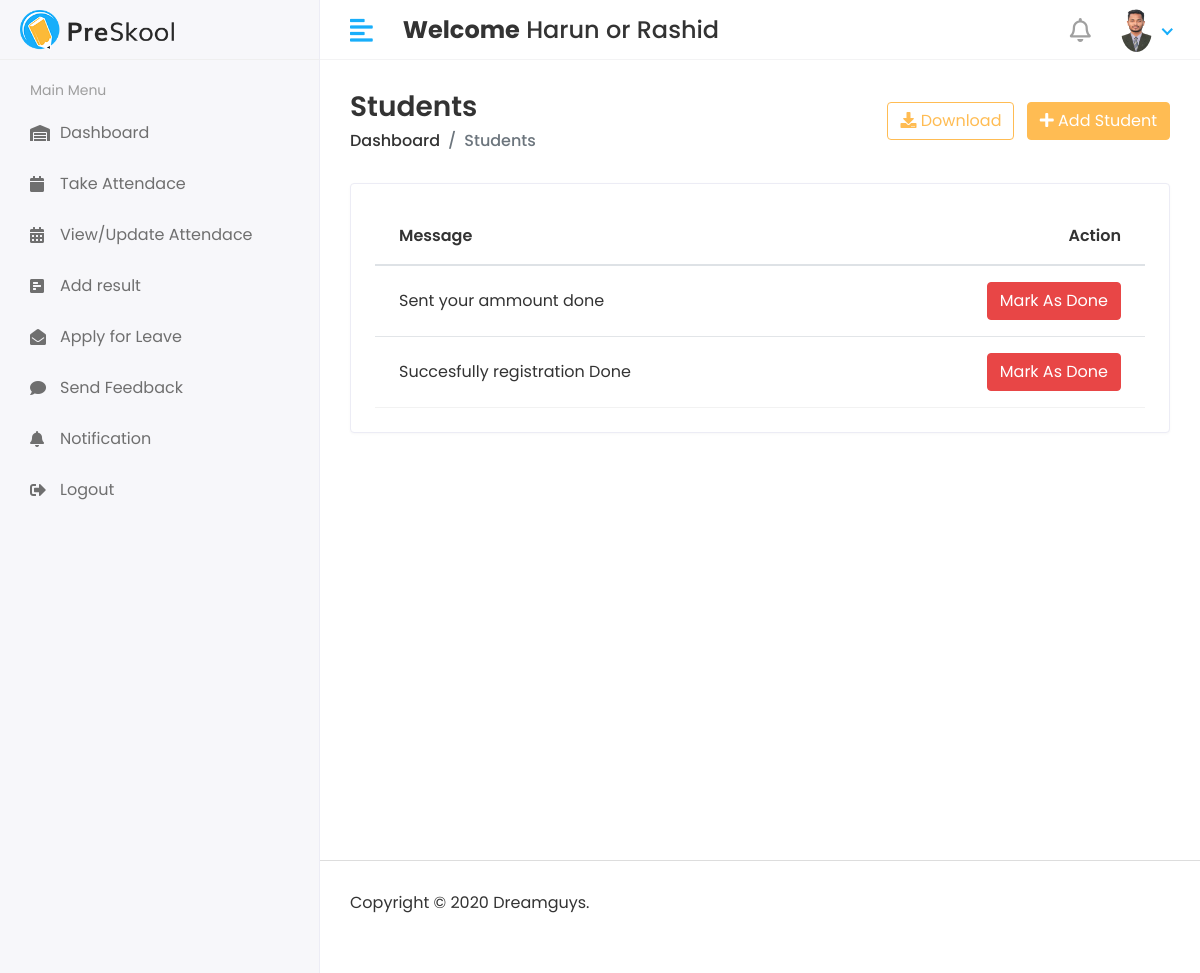
The app's page /st/notifications/bd/ (signed in), older data.
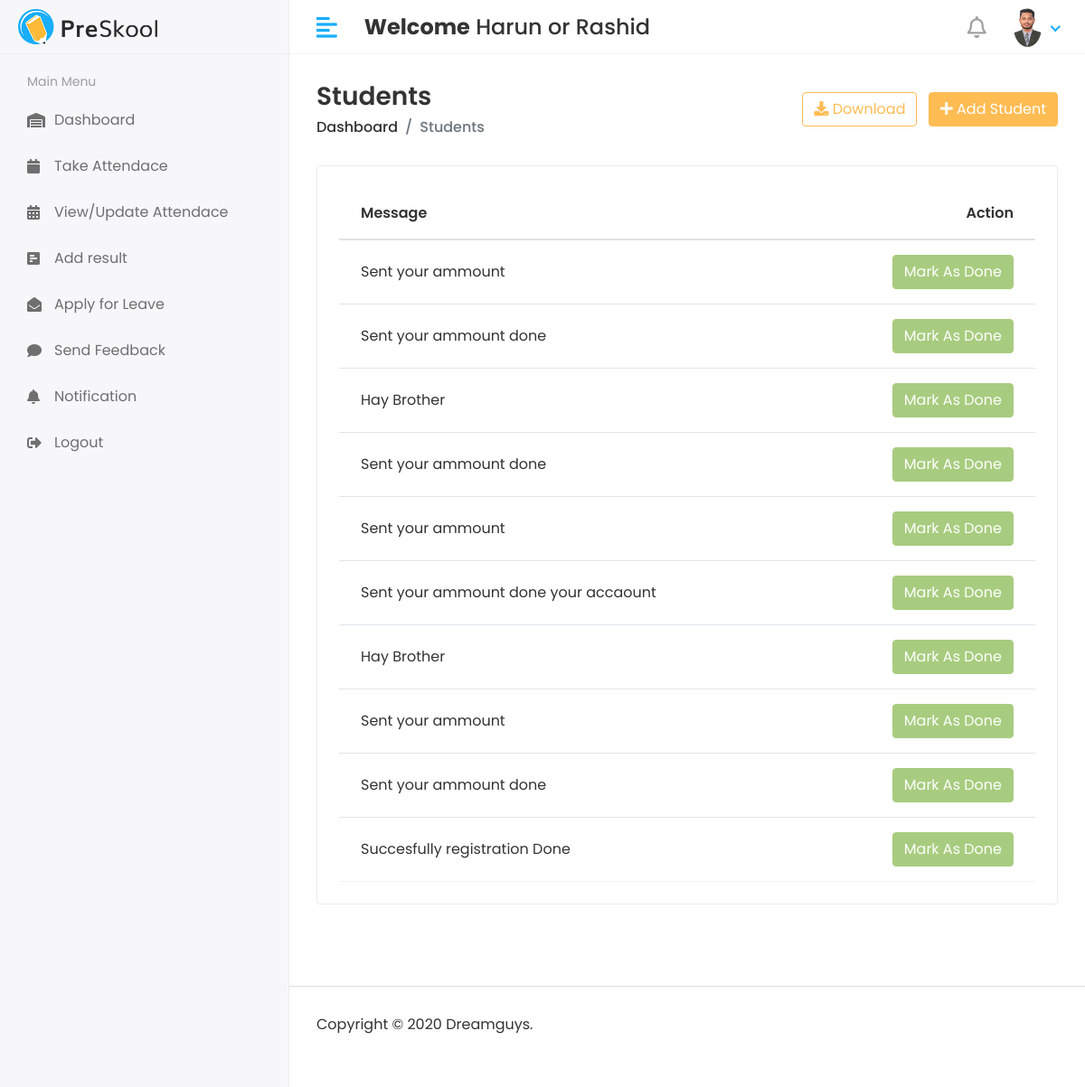
The same page, newer data.
### App/models.py (models this page shows, shortened)
class CustomUser(AbstractUser):
    USER=(
        (1, 'HOD'),
        (2, 'STAFF'),
        (3, 'STUDENT'),
    )
    user_type=models.CharField(choices=USER, max_length=50,default=1,blank=True,null=True)
    profile_pic=models.ImageField( upload_to='profile pic',blank=True,null=True)

class StudentNotifications(models.Model):
    student=models.ForeignKey(Student, on_delete=models.CASCADE)
    message=models.TextField()
    status=models.IntegerField(default=0,null=True)
    create_at=models.DateTimeField( auto_now_add=True)

### App/student_views.py (the view)
# urls.py: path('st/notifications/bd/',student_views.studentnotificationview,name='notificationsStudent_check'),
def studentnotificationview(request):
    student=Student.objects.filter(admin=request.user.id)
    for x in student:
        student_id=x.id
        notification=StudentNotifications.objects.filter(student=student_id).order_by('-id')
    return render(request,'student/notification.html',locals())

### App/context_processors.py (called while the page is built)
def StafViewNotification(request):
    c = 0
    if request.user.is_authenticated:
        staf = Staf.objects.filter(admin=request.user.id)
        for i in staf:
            staf_id = i.id
            notifications = stafNotificatuion.objects.filter(staf_id=staf_id, status=0)
            c += notifications.count()  #
    return {'c': c}

### templates/student/notification.html (shortened to what this page needs)
{% extends "base.html" %}
{% block content %}
<div class="page-wrapper">
    <div class="content container-fluid">
        <div class="page-header">
            <div class="row align-items-center">
                <div class="col">
                    <h3 class="page-title">Students</h3>
                    <ul class="breadcrumb">
                        <li class="breadcrumb-item"><a href="index.html">Dashboard</a></li>
                        <li class="breadcrumb-item active">Students</li>
                    </ul>
                </div>
                <div class="col-auto text-right float-right ml-auto">
                    <a href="javascript:void(0);" id="download-png" class="btn btn-outline-primary mr-2">
                        <i class="fas fa-download"></i> Download
                    </a>
                    <a href="{% url 'addstudent' %}" class="btn btn-primary"><i class="fas fa-plus"></i> Add Student</a>
                </div>
            </div>
        </div>
        <div class="row">
            <div class="col-sm-12">
                <div class="card card-table">
                    <div class="card-body">
                        <div class="table-responsive">
                            <table id="table_id" class="table table-hover table-center mb-0">
                                <thead>
                                    <tr>
                                        <th>Message</th>
                                        <th class="text-right">Action</th>
                                    </tr>
                                </thead>
                                <tbody>
                                    {% for n in notification %}
                                    <tr>
                                    <td>
                                    {{ n.message }}
                                    </td>
                                    <td class="text-right">
                                            <div class='actions'>
                                                {% if n.status == 0 %}
                                                <a href="{% url "student_notificationmark_done" student_status=n.id %}" class="btn btn-danger">Mark As Done</a>
                                                {% else %}
                                                <button type="button" class="btn btn-success" disabled="disabled">Mark As Done</button>
                                                {% endif %}
                                            </div>
                                     </td>
                                </tr>
                                    {% endfor %}
                                </tbody>
                            </table>
                        </div>
                    </div>
                </div>
            </div>
        </div>
    </div>
</div>
{% endblock content %}

### templates/base.html (shortened to what this page needs)
<!DOCTYPE html>
<html lang="en">
    {% load static %}
   <head>
      <link rel="stylesheet" href="{% static "assets/plugins/bootstrap/css/bootstrap.min.css" %}">
      <link rel="stylesheet" href="{% static "assets/plugins/fontawesome/css/fontawesome.min.css" %}">
      <link rel="stylesheet" href="{% static "assets/plugins/fontawesome/css/all.min.css" %}">
      <link rel="stylesheet" href="{% static "assets/css/style.css" %}">
      <link rel="stylesheet" href="{% static 'assets/plugins/datatables/datatables.min.css' %}">
   </head>
   <body>
      <div class="main-wrapper">
         <div class="header">
            <div class="header-left">
               <a href="index.html" class="logo">
               <img src="{% static "assets/img/logo.png" %}" alt="Logo">
               </a>
            </div>
            <a href="javascript:void(0);" id="toggle_btn">
            <i class="fas fa-align-left"></i>
            </a>
            <div class="top-nav-search mt-3">
               <h4><strong>Welcome</strong> <span>{{request.user.first_name}} {{request.user.last_name}} </span></h4>
            </div>
            <ul class="nav user-menu">
               <li class="nav-item dropdown noti-dropdown">
                  {% if user.user_type == '1' %}
                  <a href="#" class="dropdown-toggle nav-link" data-toggle="dropdown">
                     <i class="far fa-bell"></i> <span class="badge badge-pill">10</span>
                 </a>
                 {% else %}
                 {% if stncount > 0 %}
                 <a href="{% url "notificationsStudent_check" %}" class="dropdown-toggle nav-link" >
                  <i class="far fa-bell"></i> <span class="badge badge-pill">{{stncount}}</span>
                 </a>
                 {% else %}
                 <a href="{% url "notificationsStudent_check" %}" class="dropdown-toggle nav-link" data-toggle="dropdown">
                  <i class="far fa-bell"></i>
                 </a>
                 {% endif %}
               {% endif %}
               </li>
               <li class="nav-item dropdown has-arrow">
                  <a href="#" class="dropdown-toggle nav-link" data-toggle="dropdown">
                     {% if user.profile_pic == '' %}
                     <span class="user-img"><img class="rounded-circle" src="{% static "assets/img/no-photo-icon-22.png" %}" width="31" alt="Ryan Taylor"></span>
                     {% else %}
                     <span class="user-img"><img class="rounded-circle" src="{{request.user.profile_pic.url}}" width="31" alt="Ryan Taylor"></span>
                     </a>
                     {% endif %}
               </li>
            </ul>
         </div>
         <div class="sidebar" id="sidebar">
            <div class="sidebar-inner slimscroll">
               <div id="sidebar-menu" class="sidebar-menu">
                  {% if user.user_type == '1' %}
                  <ul>
                     <li class="menu-title">
                        <span>Main Menu</span>
                     </li>
                     <li>
                        <a href="{% url "hode/home" %}"><i class="fas fa-warehouse"></i> <span>Dashboard</span></a>
                     </li>
                     <li class="submenu">
                        <a href="#"><i class="fas fa-user-graduate"></i> <span> Students</span> <span class="menu-arrow"></span></a>
                        <ul>
                           {% comment %} <li><a href="students.html">Student List</a></li> {% endcomment %}
                           <li><a href="{% url "addstudent" %}"> Add Student</a></li>
                           <li><a href="{% url "viewStudent" %}"> View Student</a></li>
                           {% comment %} <li><a href="edit-student.html"> Edit Student</a></li> {% endcomment %}
                        </ul>
                     </li>
                     <li class="submenu">
                        <a href="#"><i class="fas fa-chalkboard-teacher"></i> <span> Staff</span> <span class="menu-arrow"></span></a>
                        <ul>
                           {% comment %} <li><a href="teachers.html">Teacher List</a></li> {% endcomment %}
                           <li><a href="{% url "stafView" %}">Staff View</a></li>
                           <li><a href="{% url "stafadd" %}">Staff Add</a></li>
                           {% comment %} <li><a href="edit-teacher.html">Staff Edit</a></li> {% endcomment %}
                        </ul>
                     </li>
                     <li class="submenu">
                        <a href="#"><i class="fas fa-building"></i> <span> Course</span> <span class="menu-arrow"></span></a>
                        <ul>
                           <li><a href="{% url "course_view" %}">Course View</a></li>
                           <li><a href="{% url "add_course" %}">Course Add</a></li>
                           {% comment %} <li><a href="edit-department.html">Course Edit</a></li> {% endcomment %}
                        </ul>
                     </li>
                     <li class="submenu">
                        <a href="#"><i class="fa fa-book" aria-hidden="true"></i> <span> Subject</span> <span class="menu-arrow"></span></a>
                        <ul>
                           <li><a href="{% url "subject_view" %}">Subject View</a></li>
                           <li><a href="{% url "subjectAdd" %}">Subjects  Add</a></li>
                        </ul>
                     </li>
                     <li class="submenu">
                        <a href="#"><i class="far fa-clock"></i> <span> Session</span> <span class="menu-arrow"></span></a>
                        <ul>
                           <li><a href="subjects.html">Session View</a></li>
                           <li><a href="add-subject.html">Session Add</a></li>
                           <li><a href="edit-subject.html">Session Edit</a></li>
                        </ul>
                     </li>
                     <li>
                        <li>
                           <a href="{% url "studentnotifications" %}"><i class="fa fa-bell"></i> <span>Student Notification Send</span></a>
                        </li>
                        <li>
                           <a href="{% url "stafNotification" %}"><i class="fa fa-bell"></i> <span>Staff Notification Send</span></a>
                        </li>
                     <li>
                        <a href="holiday.html"><i class="fa fa-calendar"></i> <span>View Attendace</span></a>
                     </li>
                     <li>
                        <a href="holiday.html"><i class="fas fa-comments"></i> <span>Staff Feedback</span></a>
                     </li>
                     <li>
                        <a href="holiday.html"><i class="fas fa-comments"></i> <span>Student Feedback</span></a>
                     </li>
                     <li>
                        <a href="{% url "stafleave_hod" %}"><i class="fas fa-envelope"></i> <span>Staf Leave</span></a>
                     </li>
                     <li>
                        <a href="holiday.html"><i class="fas fa-envelope"></i> <span>Student Leave</span></a>
                     </li>
                     <li>
                        <a href="{% url "logout" %}"><i class="fas fa-sign-out-alt"></i> <span>Logout</span></a>
                     </li>
                        </ul>
                     </li>
                  </ul>
                  {% else %}
                  <ul>
                     <li class="menu-title">
                        <span>Main Menu</span>
                     </li>
                     <li>
                        <a href="{% url "hode/home" %}"><i class="fas fa-warehouse"></i> <span>Dashboard</span></a>
                     </li>
                     <li>
                        <a href="holiday.html"><i class="fa fa-calendar"></i> <span>Take Attendace</span></a>
                     </li>
                     <li>
                        <a href="holiday.html"><i class="fa fa-calendar-alt"></i> <span>View/Update Attendace</span></a>
                     </li>
                     <li>
                        <a href="holiday.html"><i class="fas fa-poll-h"></i> <span>Add result</span></a>
                     </li>
                     <li>
                        <a href="holiday.html"><i class="fas fa-envelope-open"></i> <span>Apply for Leave</span></a>
                     </li>
                     <li>
                        <a href="holiday.html"><i class="fas fa-comment"></i> <span>Send  Feedback</span></a>
                     </li>
                    <li>
                     <a href="{% url "notificationsStudent_check" %}"><i class="fa fa-bell"></i> <span> Notification </span></a>
                  </li>
                     <li>
                        <a href="{% url "logout" %}"><i class="fas fa-sign-out-alt"></i> <span>Logout</span></a>
                     </li>
                  </ul>
                  {% endif %}
               </div>
            </div>
         </div>
         {% block content %}{% endblock content %}
        <div class="page-wrapper">
         <footer>
            <p>Copyright © 2020 Dreamguys.</p>
         </footer>
      </div>
   </div>
   </body>
</html>

Row changes from the older to the newer data that the page shows:
added StudentNotifications: message "Sent your ammount", status "Mark As Done"
added StudentNotifications: message "Sent your ammount done", status "Mark As Done"
added StudentNotifications: message "Hay Brother", status "Mark As Done"
added StudentNotifications: message "Sent your ammount done", status "Mark As Done"
added StudentNotifications: message "Sent your ammount", status "Mark As Done"
added StudentNotifications: message "Sent your ammount done your accaount", status "Mark As Done"
added StudentNotifications: message "Hay Brother", status "Mark As Done"
added StudentNotifications: message "Sent your ammount", status "Mark As Done"
changed StudentNotifications (number 9 of 10 on the later page): status 0 → 1 (drawn)
changed StudentNotifications "Succesfully registration Done": status 0 → 1 (drawn)
